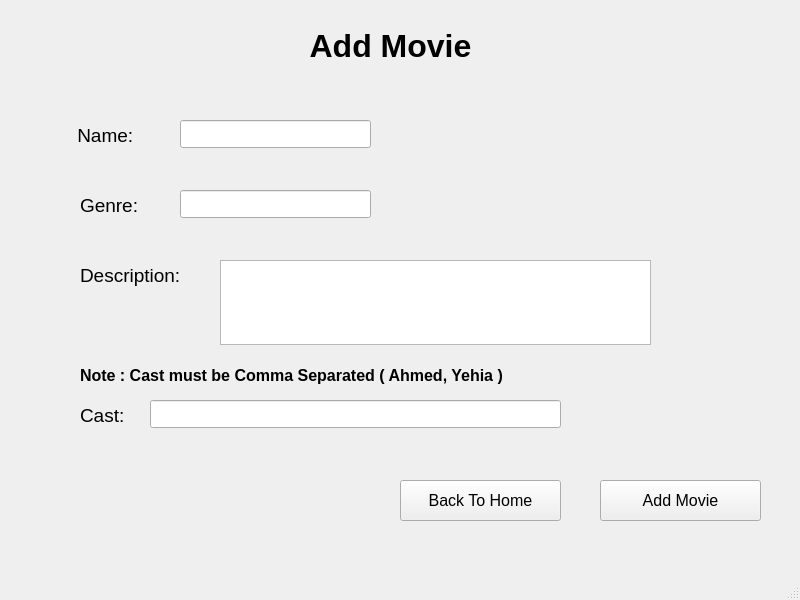
<?xml version="1.0" encoding="UTF-8"?>
<ui version="4.0">
 <class>MainWindow</class>
 <widget class="QMainWindow" name="MainWindow">
  <property name="geometry">
   <rect>
    <x>0</x>
    <y>0</y>
    <width>800</width>
    <height>600</height>
   </rect>
  </property>
  <property name="windowTitle">
   <string>MainWindow</string>
  </property>
  <widget class="QWidget" name="centralwidget">
   <widget class="QPushButton" name="Add">
    <property name="geometry">
     <rect>
      <x>600</x>
      <y>480</y>
      <width>161</width>
      <height>41</height>
     </rect>
    </property>
    <property name="font">
     <font>
      <pointsize>12</pointsize>
     </font>
    </property>
    <property name="text">
     <string>Add Movie</string>
    </property>
   </widget>
   <widget class="QPushButton" name="Back">
    <property name="geometry">
     <rect>
      <x>400</x>
      <y>480</y>
      <width>161</width>
      <height>41</height>
     </rect>
    </property>
    <property name="font">
     <font>
      <pointsize>12</pointsize>
     </font>
    </property>
    <property name="text">
     <string>Back To Home</string>
    </property>
   </widget>
   <widget class="QLineEdit" name="cast">
    <property name="geometry">
     <rect>
      <x>150</x>
      <y>400</y>
      <width>411</width>
      <height>28</height>
     </rect>
    </property>
   </widget>
   <widget class="QLabel" name="label_4">
    <property name="geometry">
     <rect>
      <x>80</x>
      <y>260</y>
      <width>121</width>
      <height>31</height>
     </rect>
    </property>
    <property name="font">
     <font>
      <pointsize>14</pointsize>
     </font>
    </property>
    <property name="text">
     <string>Description:</string>
    </property>
   </widget>
   <widget class="QLabel" name="label_2">
    <property name="geometry">
     <rect>
      <x>72</x>
      <y>120</y>
      <width>91</width>
      <height>31</height>
     </rect>
    </property>
    <property name="font">
     <font>
      <pointsize>14</pointsize>
     </font>
    </property>
    <property name="text">
     <string> Name:</string>
    </property>
   </widget>
   <widget class="QLabel" name="label_3">
    <property name="geometry">
     <rect>
      <x>80</x>
      <y>190</y>
      <width>81</width>
      <height>31</height>
     </rect>
    </property>
    <property name="font">
     <font>
      <pointsize>14</pointsize>
     </font>
    </property>
    <property name="text">
     <string>Genre:</string>
    </property>
   </widget>
   <widget class="QLineEdit" name="genre">
    <property name="geometry">
     <rect>
      <x>180</x>
      <y>190</y>
      <width>191</width>
      <height>28</height>
     </rect>
    </property>
   </widget>
   <widget class="QLabel" name="label">
    <property name="geometry">
     <rect>
      <x>280</x>
      <y>0</y>
      <width>221</width>
      <height>91</height>
     </rect>
    </property>
    <property name="font">
     <font>
      <pointsize>24</pointsize>
      <bold>true</bold>
      <strikeout>false</strikeout>
     </font>
    </property>
    <property name="text">
     <string>Add Movie</string>
    </property>
    <property name="alignment">
     <set>Qt::AlignCenter</set>
    </property>
   </widget>
   <widget class="QLabel" name="label_5">
    <property name="geometry">
     <rect>
      <x>80</x>
      <y>400</y>
      <width>63</width>
      <height>31</height>
     </rect>
    </property>
    <property name="font">
     <font>
      <pointsize>14</pointsize>
     </font>
    </property>
    <property name="text">
     <string>Cast:</string>
    </property>
   </widget>
   <widget class="QLineEdit" name="name">
    <property name="geometry">
     <rect>
      <x>180</x>
      <y>120</y>
      <width>191</width>
      <height>28</height>
     </rect>
    </property>
   </widget>
   <widget class="QLabel" name="label_6">
    <property name="geometry">
     <rect>
      <x>10</x>
      <y>480</y>
      <width>391</width>
      <height>41</height>
     </rect>
    </property>
    <property name="font">
     <font>
      <pointsize>14</pointsize>
     </font>
    </property>
    <property name="text">
     <string/>
    </property>
    <property name="alignment">
     <set>Qt::AlignCenter</set>
    </property>
   </widget>
   <widget class="QLabel" name="label_7">
    <property name="geometry">
     <rect>
      <x>80</x>
      <y>360</y>
      <width>531</width>
      <height>31</height>
     </rect>
    </property>
    <property name="font">
     <font>
      <pointsize>12</pointsize>
      <bold>true</bold>
     </font>
    </property>
    <property name="text">
     <string>Note : Cast must be Comma Separated ( Ahmed, Yehia )</string>
    </property>
   </widget>
   <widget class="QTextEdit" name="description">
    <property name="geometry">
     <rect>
      <x>220</x>
      <y>260</y>
      <width>431</width>
      <height>85</height>
     </rect>
    </property>
   </widget>
  </widget>
  <widget class="QMenuBar" name="menubar">
   <property name="geometry">
    <rect>
     <x>0</x>
     <y>0</y>
     <width>800</width>
     <height>25</height>
    </rect>
   </property>
  </widget>
  <widget class="QStatusBar" name="statusbar"/>
 </widget>
 <resources/>
 <connections/>
</ui>
